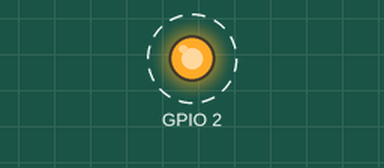
This sketch was run on a simulated ESP32. On the bench: output pins drawn as LEDs (lit = HIGH). Dashed ring = blinking. What the sketch prints to the serial monitor is not drawn.

Above: at 6.62 s.
Timing chart, 0 to 9.5 s (numbered marks = the images above):
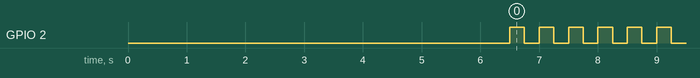

Measured:
- by itself, GPIO 2: alternates HIGH for 0.25 s and LOW for 0.25 s

The sketch:

Semaphore.ino
```cpp
// ESP32 Binary Semaphore Example
// https://www.circuitstate.com/tutorials/how-to-write-parallel-multitasking-applications-for-esp32-using-freertos-arduino/

#include <Arduino.h>

// 0=debug off, 1=output to Serial, 2=output to serial UART1()
#define DEBUG_ON 1
// 0=trace off, 1=output to Serial, 2=output to serial UART1()
#define TRACE_ON 0
#include <rgDebug.h>

#ifndef BUILTIN_LED
#define BUILTIN_LED 2
#endif

SemaphoreHandle_t xSemaphore = NULL;  // Create a semaphore object

//================================================================================//

// the setup function runs once when you press reset or power the board
void setup() {
	Serial.begin(921600);
    while (!Serial);
#if DEBUG_ON
	dbprint('\n'); for (uint8_t idx=0; idx<13; idx++) { dbprint((char)('A'+idx)); delay(500); }
#endif
	dbprint('\n');

  // initialize digital pin BUILTIN_LED as an output.
  pinMode (BUILTIN_LED, OUTPUT);

  xSemaphore = xSemaphoreCreateBinary();  // Set the semaphore as binary

  xTaskCreatePinnedToCore (
    task1,     // Function to implement the task
    "task1",   // Name of the task
    1000,      // Stack size in words
    NULL,      // Task input parameter
    10,         // Priority of the task
    NULL,      // Task handle.
    0          // Core where the task should run
  );

  xTaskCreatePinnedToCore (
    task2,     // Function to implement the task
    "task2",   // Name of the task
    1000,      // Stack size in words
    NULL,      // Task input parameter
    10,         // Priority of the task
    NULL,      // Task handle.
    0          // Core where the task should run
  );
}

//================================================================================//

// the loop function runs over and over again forever
void loop() {
  digitalWrite (BUILTIN_LED, HIGH);  // turn the LED on (HIGH is the voltage level)
  delay (250);  // wait
  digitalWrite (BUILTIN_LED, LOW); // turn the LED off by making the voltage LOW
  delay (250);  // wait
}

//================================================================================//

// this task will periodically release the binary semaphore
void task1 (void *pvParameters) {
  while (1) {
    Serial.print ("Binary Semaphore released at ");
    Serial.println (xTaskGetTickCount());
    xSemaphoreGive (xSemaphore);  // Release the semaphore
    delay (1000);
  }
}

//================================================================================//

// this task will wait for the binary semaphore to be released
void task2 (void *pvParameters) {
  while (1) {
    if (xSemaphoreTake (xSemaphore, (200 * portTICK_PERIOD_MS))) {  // try to acquire the semaphore
      Serial.print ("Binary Semaphore acquired at ");
      Serial.println (xTaskGetTickCount());
    }
    else {  // if the semaphore was not acquired within 200ms
      Serial.print ("Binary Semaphore not acquired at ");
      Serial.println (xTaskGetTickCount());
    }
  }
}
```
